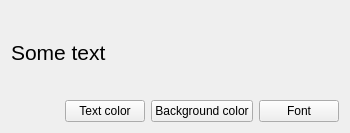
<?xml version="1.0" encoding="UTF-8"?>
<ui version="4.0">
 <class>Widget</class>
 <widget class="QWidget" name="Widget">
  <property name="geometry">
   <rect>
    <x>0</x>
    <y>0</y>
    <width>350</width>
    <height>133</height>
   </rect>
  </property>
  <property name="windowTitle">
   <string>Widget</string>
  </property>
  <layout class="QVBoxLayout" name="verticalLayout">
   <item>
    <widget class="QLabel" name="label">
     <property name="font">
      <font>
       <pointsize>16</pointsize>
      </font>
     </property>
     <property name="text">
      <string>Some text</string>
     </property>
    </widget>
   </item>
   <item>
    <layout class="QHBoxLayout" name="horizontalLayout">
     <item>
      <spacer name="horizontalSpacer">
       <property name="orientation">
        <enum>Qt::Horizontal</enum>
       </property>
       <property name="sizeHint" stdset="0">
        <size>
         <width>40</width>
         <height>20</height>
        </size>
       </property>
      </spacer>
     </item>
     <item>
      <widget class="QPushButton" name="textColorButton">
       <property name="text">
        <string>Text color</string>
       </property>
      </widget>
     </item>
     <item>
      <widget class="QPushButton" name="backgroundColorButton">
       <property name="text">
        <string>Background color</string>
       </property>
      </widget>
     </item>
     <item>
      <widget class="QPushButton" name="fontButton">
       <property name="text">
        <string>Font</string>
       </property>
      </widget>
     </item>
    </layout>
   </item>
  </layout>
 </widget>
 <resources/>
 <connections/>
</ui>
